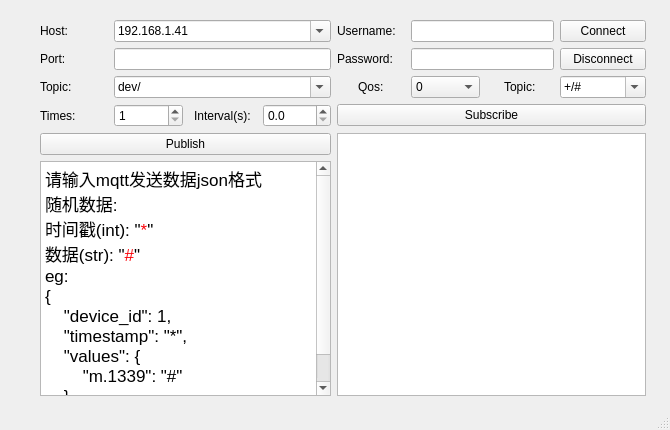
<?xml version="1.0" encoding="UTF-8"?>
<ui version="4.0">
 <class>MQTT</class>
 <widget class="QMainWindow" name="MQTT">
  <property name="geometry">
   <rect>
    <x>0</x>
    <y>0</y>
    <width>670</width>
    <height>430</height>
   </rect>
  </property>
  <property name="sizePolicy">
   <sizepolicy hsizetype="Preferred" vsizetype="Preferred">
    <horstretch>0</horstretch>
    <verstretch>0</verstretch>
   </sizepolicy>
  </property>
  <property name="minimumSize">
   <size>
    <width>670</width>
    <height>430</height>
   </size>
  </property>
  <property name="maximumSize">
   <size>
    <width>670</width>
    <height>430</height>
   </size>
  </property>
  <property name="windowTitle">
   <string>MQTT Client</string>
  </property>
  <widget class="QWidget" name="centralwidget">
   <widget class="QWidget" name="layoutWidget">
    <property name="geometry">
     <rect>
      <x>40</x>
      <y>20</y>
      <width>606</width>
      <height>376</height>
     </rect>
    </property>
    <layout class="QGridLayout" name="gridLayout">
     <item row="2" column="6" alignment="Qt::AlignHCenter">
      <widget class="QLabel" name="label_7">
       <property name="text">
        <string>Topic:</string>
       </property>
      </widget>
     </item>
     <item row="2" column="7">
      <widget class="QComboBox" name="sub_topic">
       <property name="sizePolicy">
        <sizepolicy hsizetype="Preferred" vsizetype="Fixed">
         <horstretch>0</horstretch>
         <verstretch>0</verstretch>
        </sizepolicy>
       </property>
       <property name="editable">
        <bool>true</bool>
       </property>
       <item>
        <property name="text">
         <string>+/#</string>
        </property>
       </item>
       <item>
        <property name="text">
         <string>dev/</string>
        </property>
       </item>
       <item>
        <property name="text">
         <string>opendata/</string>
        </property>
       </item>
      </widget>
     </item>
     <item row="4" column="4" rowspan="2" colspan="4">
      <widget class="QTextBrowser" name="subMessage"/>
     </item>
     <item row="4" column="0" colspan="4">
      <widget class="QPushButton" name="publishButton">
       <property name="text">
        <string>Publish</string>
       </property>
      </widget>
     </item>
     <item row="1" column="1" colspan="3">
      <widget class="QLineEdit" name="port"/>
     </item>
     <item row="3" column="4" colspan="4">
      <widget class="QPushButton" name="subscribeButton">
       <property name="text">
        <string>Subscribe</string>
       </property>
      </widget>
     </item>
     <item row="2" column="0">
      <widget class="QLabel" name="label_5">
       <property name="text">
        <string>Topic:</string>
       </property>
      </widget>
     </item>
     <item row="1" column="4">
      <widget class="QLabel" name="label_4">
       <property name="text">
        <string>Password:</string>
       </property>
      </widget>
     </item>
     <item row="0" column="5" colspan="2">
      <widget class="QLineEdit" name="username"/>
     </item>
     <item row="3" column="0">
      <widget class="QLabel" name="label_6">
       <property name="text">
        <string>Times:</string>
       </property>
      </widget>
     </item>
     <item row="3" column="3">
      <widget class="QDoubleSpinBox" name="interval">
       <property name="sizePolicy">
        <sizepolicy hsizetype="Preferred" vsizetype="Ignored">
         <horstretch>0</horstretch>
         <verstretch>0</verstretch>
        </sizepolicy>
       </property>
       <property name="decimals">
        <number>1</number>
       </property>
       <property name="minimum">
        <double>0.000000000000000</double>
       </property>
       <property name="singleStep">
        <double>0.100000000000000</double>
       </property>
      </widget>
     </item>
     <item row="1" column="5" colspan="2">
      <widget class="QLineEdit" name="password"/>
     </item>
     <item row="1" column="0">
      <widget class="QLabel" name="label_2">
       <property name="text">
        <string>Port:</string>
       </property>
      </widget>
     </item>
     <item row="1" column="7">
      <widget class="QPushButton" name="disconnectButton">
       <property name="text">
        <string>Disconnect</string>
       </property>
      </widget>
     </item>
     <item row="2" column="4" alignment="Qt::AlignHCenter">
      <widget class="QLabel" name="label_8">
       <property name="text">
        <string>Qos:</string>
       </property>
      </widget>
     </item>
     <item row="2" column="1" colspan="3">
      <widget class="QComboBox" name="pub_topic">
       <property name="editable">
        <bool>true</bool>
       </property>
       <item>
        <property name="text">
         <string>dev/</string>
        </property>
       </item>
       <item>
        <property name="text">
         <string>opendata/</string>
        </property>
       </item>
      </widget>
     </item>
     <item row="0" column="1" colspan="3">
      <widget class="QComboBox" name="host">
       <property name="editable">
        <bool>true</bool>
       </property>
       <item>
        <property name="text">
         <string>192.168.1.41</string>
        </property>
       </item>
       <item>
        <property name="text">
         <string>192.168.1.29</string>
        </property>
       </item>
      </widget>
     </item>
     <item row="3" column="2" alignment="Qt::AlignHCenter">
      <widget class="QLabel" name="label_9">
       <property name="text">
        <string>Interval(s):</string>
       </property>
      </widget>
     </item>
     <item row="5" column="0" colspan="4">
      <widget class="QTextEdit" name="pubMessage">
       <property name="html">
        <string>&lt;!DOCTYPE HTML PUBLIC &quot;-//W3C//DTD HTML 4.0//EN&quot; &quot;http://www.w3.org/TR/REC-html40/strict.dtd&quot;&gt;
&lt;html&gt;&lt;head&gt;&lt;meta name=&quot;qrichtext&quot; content=&quot;1&quot; /&gt;&lt;style type=&quot;text/css&quot;&gt;
p, li { white-space: pre-wrap; }
&lt;/style&gt;&lt;/head&gt;&lt;body style=&quot; font-family:'.AppleSystemUIFont'; font-size:13pt; font-weight:400; font-style:normal;&quot;&gt;
&lt;p style=&quot; margin-top:0px; margin-bottom:0px; margin-left:0px; margin-right:0px; -qt-block-indent:0; text-indent:0px;&quot;&gt;请输入mqtt发送数据json格式&lt;/p&gt;
&lt;p style=&quot; margin-top:0px; margin-bottom:0px; margin-left:0px; margin-right:0px; -qt-block-indent:0; text-indent:0px;&quot;&gt;随机数据:&lt;/p&gt;
&lt;p style=&quot; margin-top:0px; margin-bottom:0px; margin-left:0px; margin-right:0px; -qt-block-indent:0; text-indent:0px;&quot;&gt;时间戳(int): &amp;quot;&lt;span style=&quot; color:#fc0107;&quot;&gt;*&lt;/span&gt;&amp;quot;&lt;/p&gt;
&lt;p style=&quot; margin-top:0px; margin-bottom:0px; margin-left:0px; margin-right:0px; -qt-block-indent:0; text-indent:0px;&quot;&gt;数据(str): &amp;quot;&lt;span style=&quot; color:#fc0107;&quot;&gt;#&lt;/span&gt;&amp;quot;&lt;/p&gt;
&lt;p style=&quot; margin-top:0px; margin-bottom:0px; margin-left:0px; margin-right:0px; -qt-block-indent:0; text-indent:0px;&quot;&gt;eg:&lt;/p&gt;
&lt;p style=&quot; margin-top:0px; margin-bottom:0px; margin-left:0px; margin-right:0px; -qt-block-indent:0; text-indent:0px;&quot;&gt;{&lt;/p&gt;
&lt;p style=&quot; margin-top:0px; margin-bottom:0px; margin-left:0px; margin-right:0px; -qt-block-indent:0; text-indent:0px;&quot;&gt;    &amp;quot;device_id&amp;quot;: 1,&lt;/p&gt;
&lt;p style=&quot; margin-top:0px; margin-bottom:0px; margin-left:0px; margin-right:0px; -qt-block-indent:0; text-indent:0px;&quot;&gt;    &amp;quot;timestamp&amp;quot;: &amp;quot;*&amp;quot;,&lt;/p&gt;
&lt;p style=&quot; margin-top:0px; margin-bottom:0px; margin-left:0px; margin-right:0px; -qt-block-indent:0; text-indent:0px;&quot;&gt;    &amp;quot;values&amp;quot;: {&lt;/p&gt;
&lt;p style=&quot; margin-top:0px; margin-bottom:0px; margin-left:0px; margin-right:0px; -qt-block-indent:0; text-indent:0px;&quot;&gt;        &amp;quot;m.1339&amp;quot;: &amp;quot;#&amp;quot;&lt;/p&gt;
&lt;p style=&quot; margin-top:0px; margin-bottom:0px; margin-left:0px; margin-right:0px; -qt-block-indent:0; text-indent:0px;&quot;&gt;    }&lt;/p&gt;
&lt;p style=&quot; margin-top:0px; margin-bottom:0px; margin-left:0px; margin-right:0px; -qt-block-indent:0; text-indent:0px;&quot;&gt;}&lt;/p&gt;&lt;/body&gt;&lt;/html&gt;</string>
       </property>
      </widget>
     </item>
     <item row="0" column="7">
      <widget class="QPushButton" name="connectButton">
       <property name="text">
        <string>Connect</string>
       </property>
      </widget>
     </item>
     <item row="0" column="4">
      <widget class="QLabel" name="label_3">
       <property name="text">
        <string>Username:</string>
       </property>
      </widget>
     </item>
     <item row="0" column="0">
      <widget class="QLabel" name="label">
       <property name="text">
        <string>Host:</string>
       </property>
      </widget>
     </item>
     <item row="3" column="1">
      <widget class="QSpinBox" name="times">
       <property name="sizePolicy">
        <sizepolicy hsizetype="Preferred" vsizetype="Fixed">
         <horstretch>0</horstretch>
         <verstretch>0</verstretch>
        </sizepolicy>
       </property>
       <property name="minimum">
        <number>1</number>
       </property>
       <property name="maximum">
        <number>99999</number>
       </property>
      </widget>
     </item>
     <item row="2" column="5">
      <widget class="QComboBox" name="qos">
       <property name="sizePolicy">
        <sizepolicy hsizetype="Ignored" vsizetype="Fixed">
         <horstretch>0</horstretch>
         <verstretch>0</verstretch>
        </sizepolicy>
       </property>
       <property name="editable">
        <bool>false</bool>
       </property>
       <property name="maxVisibleItems">
        <number>1</number>
       </property>
       <property name="maxCount">
        <number>3</number>
       </property>
       <item>
        <property name="text">
         <string>0</string>
        </property>
       </item>
       <item>
        <property name="text">
         <string>1</string>
        </property>
       </item>
       <item>
        <property name="text">
         <string>2</string>
        </property>
       </item>
      </widget>
     </item>
    </layout>
   </widget>
  </widget>
  <widget class="QStatusBar" name="statusbar"/>
 </widget>
 <resources/>
 <connections/>
</ui>
